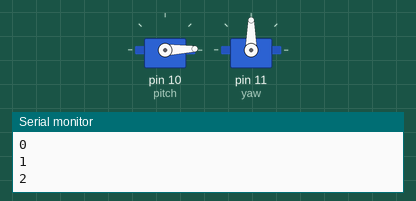
Recording of a sketch running on a simulated Arduino Uno, built with avr-gcc and run on an emulated ATmega328P. Parts: 2 × servo, the last lines printed to the serial monitor.

Above: at 0.05 s.
At 3.5 s:
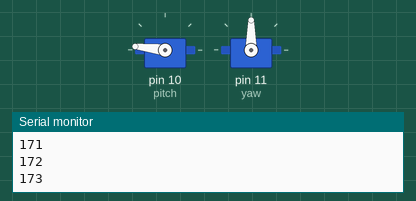
At 6.95 s:
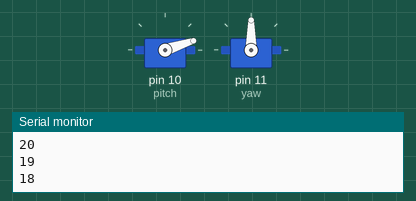
At 14.6 s:
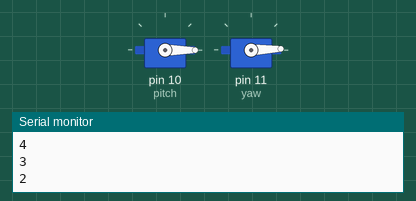
Timing chart, 0 to 19.0 s (numbered marks = the images above):
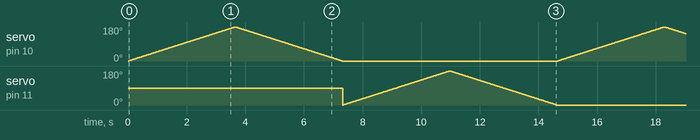

The sketch:

gimbal_proj.ino
```cpp
#include <Servo.h>

Servo pitch;
Servo yaw;

int Ppos = 0;
int Ypos = 0;

void setup() {
  Serial.begin(9600);
  pitch.attach(10);
  yaw.attach(11);
}

void loop() {


  for (Ppos = 0; Ppos <= 180; Ppos += 1) { // goes from 0 degrees to 180 degrees
    // in steps of 1 degree
    Serial.println(Ppos);
    pitch.write(Ppos);
    delay(20);
  }
  for (Ppos = 180; Ppos >= 0; Ppos -= 1) {
    Serial.println(Ppos);
    pitch.write(Ppos);
    delay(20);
  }


  for (Ypos = 0; Ypos <= 180; Ypos += 1) { // goes from 0 degrees to 180 degrees
    // in steps of 1 degree
    Serial.println(Ypos);
    yaw.write(Ypos);
    delay(20);
  }
  for (Ypos = 180; Ypos >= 0; Ypos -= 1) {
    Serial.println(Ypos);
    yaw.write(Ypos);
    delay(20);
  }
}
```
